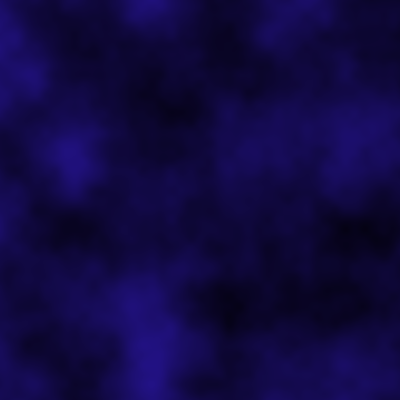
Frame 1 (no input)
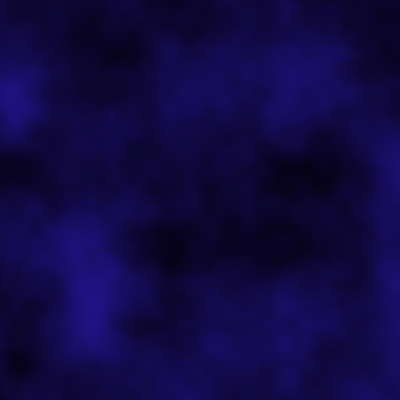
Frame 60 (the mouse pressed at the canvas centre just before this capture)
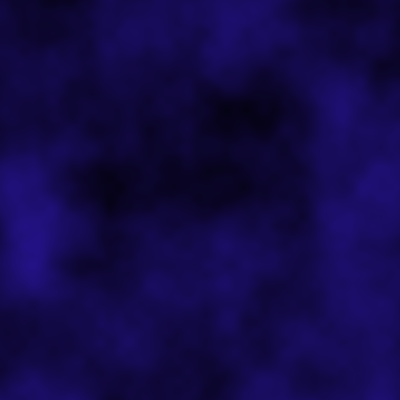
Frame 120 (the mouse held since frame 60 and released just before this capture)

The Processing sketch that drew these frames (run headless with seeded random() and noise(); from frame 60 on, the mouse is pressed at the canvas centre):

// Processing sketch: processing_83816
// ── processing_83816.pde

/**
 * 2D "cloud" (Perlin Noise):
 * author:hsiu-wen,ou
 * reference:http://www.shiffman.net/teaching/nature/week-1/
 */
 

int[][] nube = new int[400*5][400*5];
  float xoff;
  float yoff;
 
float increment=0.01;
void setup(){
  size(400,400);
  smooth();
  frameRate(100);
  colorMode(HSB, 255);
  
  
  
  
  
  float increment=random(0,0.02);
  loadPixels();
   
    xoff = 0.0;
  
  for(int x=0;x<width*5;x++){
    xoff +=increment;
    // xoff = 0;
    yoff = 0.0;
    
   for (int y = 0; y < height*5; y++) {
      yoff += increment ;
      // yoff = 0 ;
      int bright = int(noise(xoff,yoff)*160);
     // bright = noise(xoff,yoff)*160;
      nube[x][y] = bright; // color(176,220,bright,200);
      // print(hex(nube[x][y]) + " ");
    }
  }
  updatePixels();
  
  
}
void draw(){
  
  
  // int increment= int(random(.01, 0.03) * 180);
  loadPixels();
   
  float xoff = 0.0;
  
  for(int x=0;x<width;x++){
    // xoff +=increment;
    float yoff = 0.0;
    
    for (int y = 0; y < height; y++) {
      // yoff += increment ;
      // float bright = noise(xoff,yoff);
      // pixels[x+y*width] = color(hue(pixels[x+y*width]), saturation(pixels[x+y*width]),brightness(pixels[x+y*width])+ increment); // color(bright);
      // pixels[x+y*width] = color(hue(pixels[x+y*width]), saturation(pixels[x+y*width]), brightness(pixels[x+y*width]) + bright); // color(bright);
      int bright = 0;
      for(int mx=0;mx<5;mx++){
        for(int my=0;my<5;my++){
          bright += nube[x+mx][y+my];
          // print(bright + " ");
        }
      }
      bright = bright / 25;
      // print(bright + " ");
      pixels[x+y*width] = color(176, 220,  bright,200); // color(bright);  bright
      // print(hex(pixels[x+y*width]) + " ");
    }
  }
  updatePixels();
  
  
  
  
 
  
  for(int x=0;x<width*5-1;x++){
    
   for (int y = 0; y < height*5-1; y++) {
     // bright = noise(xoff,yoff)*160;
      nube[x][y] = nube[x+1][y+1]; // color(176,220,bright,200);
      // print(hex(nube[x][y]) + " ");
    }
  }
  
  
  float increment=random(0,0.02);
   
    xoff = 0.0;
  
  for(int x=0;x<width*5;x++){
    xoff +=increment;
    // xoff = 0;
    int bright = int(noise(xoff,yoff)*160);
    nube[x][height*5-1] = bright;
  }
    yoff = 0.0;
    
   for (int y = 0; y < height*5; y++) {
      yoff += increment ;
      // yoff = 0 ;
      int bright = int(noise(xoff,yoff)*160);
     // bright = noise(xoff,yoff)*160;
       // color(176,220,bright,200);
      // print(hex(nube[x][y]) + " ");
    nube[height*5-1][y] = bright;
  }
  
}
